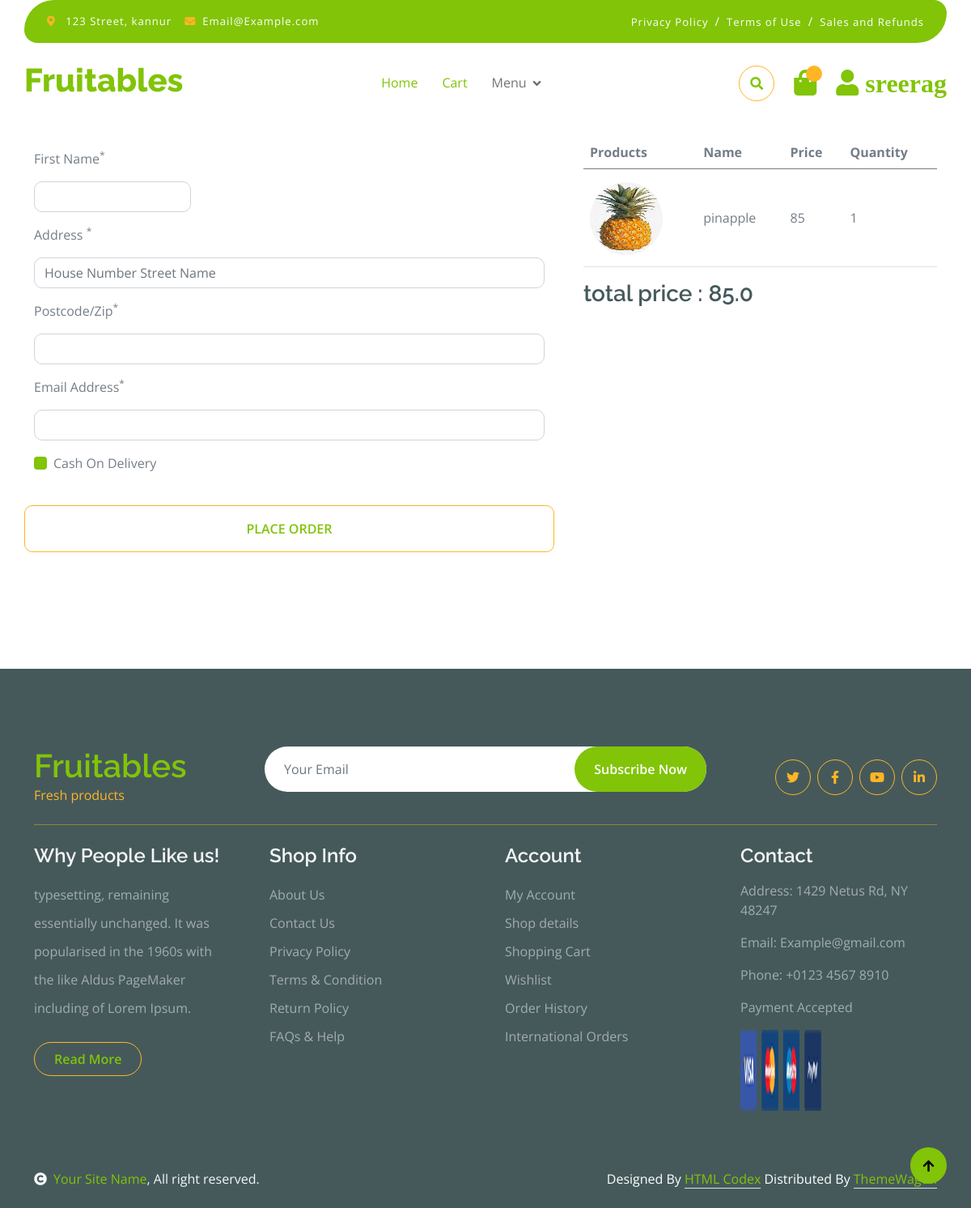
The app's page /cart/checkout/ (signed in) with its own data.
### cart/models.py (models this page shows, shortened)
class Cart(models.Model):
    product = models.ForeignKey(
        Product, on_delete=models.CASCADE, blank=True, null=True)
    user = models.ForeignKey(
        User, on_delete=models.CASCADE, blank=True, null=True)
    qty = models.IntegerField(default=1)
    total = models.IntegerField(blank=True, null=True)
    order_complted=models.BooleanField(default=False)

### app/models.py (models this page shows)
class Product(models.Model):
    name = models.CharField(max_length=50, blank=True, null=True)
    desc = models.TextField(blank=True, null=True)
    price = models.IntegerField(blank=True, null=True)
    image = models.ImageField(
        upload_to='images', default='image not available')
    thumbnails = models.ImageField(upload_to='thumbnail', blank=True)
    categ = models.ForeignKey(
        'category', on_delete=models.CASCADE, blank=True, null=True)
    created = models.DateTimeField(auto_now=True)
    def __str__(self):
        return self.name
    class Meta:
        ordering = ['-created']

### cart/views.py (the view, shortened to what this page needs)
# urls.py: path('checkout/',checkOut,name='checkout'),
def checkOut(request):
    cart = Cart.objects.filter(user=request.user).filter(order_complted=False)
    total_price = 0
    for i in cart:
        total_price = total_price + i.product.price
    razorpay_total_amount = total_price * 100
    total = razorpay_total_amount/100
    if request.method == 'GET':
        context = {
            'cart': cart, 'razorpay_total_amount': razorpay_total_amount, 'total': total}
        return render(request, 'checkout.html', context)

### templates/checkout.html (shortened to what this page needs)
{% extends "index.html" %}
{% block checkout %}
<div class="container-fluid py-5">
    <div class="container py-5">
        <h1 class="mb-4">Billing details</h1>
        <form action="" method='POST'> {% csrf_token %}
            <div class="row g-5">
                <div class="col-md-12 col-lg-3 col-xl-7">
                    <div class="row">
                        <div class="col-md-12 col-lg-4">
                            <div class="form-item w-100">
                                <label class="form-label my-3">First Name<sup>*</sup></label>
                                <input type="text" class="form-control" name="name" required>
                            </div>
                        </div>
                    </div>
                    <div class="form-item">
                        <label class="form-label my-3">Address <sup>*</sup></label>
                        <input type="text" class="form-control" placeholder="House Number Street Name" name="address" required>
                    </div>
                    <div class="form-item">
                        <label class="form-label my-3">Postcode/Zip<sup>*</sup></label>
                        <input type="text" class="form-control" name="pincode">
                    </div>
                    <div class="form-item">
                        <label class="form-label my-3">Email Address<sup>*</sup></label>
                        <input type="email" class="form-control" name="email">
                    </div>
                    <div class="col-12">
                        <div class="form-check text-start my-3">
                            <input type="checkbox" class="form-check-input bg-primary border-0" id="Delivery-1" name="test">
                            <label class="form-check-label" for="Delivery-1">Cash On Delivery</label>
                        </div>
                    </div>
                    <div class="row g-4 text-center align-items-center justify-content-center pt-4">
                        <button type="submit"  class="btn border-secondary py-3 px-4 text-uppercase w-100 text-primary">place Order</button>
                    </div>
                </div>
            </form>
                <div class="col-md-12 col-lg-6 col-xl-5">
                    <div class="table-responsive">
                        <table class="table">
                            <thead>
                                <tr>
                                    <th scope="col">Products</th>
                                    <th scope="col">Name</th>
                                    <th scope="col">Price</th>
                                    <th scope="col">Quantity</th>
                                </tr>
                            </thead>
                            <tbody>
                                {% for i in cart  %}
                                <tr>
                                    <th scope="row">
                                        <div class="d-flex align-items-center mt-2">
                                            <img src="{{i.product.image.url}}"  class="img-fluid rounded-circle" style="width: 90px; height: 90px;" alt="">
                                        </div>
                                    </th>
                                    <td class="py-5">{{i.product}}</td>
                                    <td class="py-5">{{i.product.price}}</td>
                                    <td class="py-5">{{i.qty}}</td>
                                </tr>
                                {% endfor %}
                            </tbody>
                        </table>
                        <div><h3>total price : {{total}}
                        </h3></div>
                    </div>
                </div>
            </div>
    </div>
{% endblock checkout %}

### templates/index.html (shortened to what this page needs)
{% load static %}
<!DOCTYPE html>
<html lang="en">
<head>
  <link rel="stylesheet" href="https://use.fontawesome.com/releases/v5.15.4/css/all.css" />
  <link href="https://cdn.jsdelivr.net/npm/bootstrap-icons@1.4.1/font/bootstrap-icons.css" rel="stylesheet" />
  <link href="{% static 'lib/lightbox/css/lightbox.min.css' %}" rel="stylesheet" />
  <link href="{% static 'lib/owlcarousel/assets/owl.carousel.min.css' %}" rel="stylesheet" />
  <link href="{% static 'css/bootstrap.min.css' %}" rel="stylesheet" />
  <link href="{% static 'css/style.css' %}" rel="stylesheet" />
</head>
<body>
  <div class="container-fluid fixed-top">
    <div class="container topbar bg-primary d-none d-lg-block">
      <div class="d-flex justify-content-between">
        <div class="top-info ps-2">
          <small class="me-3"><i class="fas fa-map-marker-alt me-2 text-secondary"></i>
            <a href="#" class="text-white">123 Street, kannur</a></small>
          <small class="me-3"><i class="fas fa-envelope me-2 text-secondary"></i><a href="#"
              class="text-white">Email@Example.com</a></small>
        </div>
        <div class="top-link pe-2">
          <a href="#" class="text-white"><small class="text-white mx-2">Privacy Policy</small>/</a>
          <a href="#" class="text-white"><small class="text-white mx-2">Terms of Use</small>/</a>
          <a href="#" class="text-white"><small class="text-white ms-2">Sales and Refunds</small></a>
        </div>
      </div>
    </div>
    <div class="container px-0">
      <nav class="navbar navbar-light bg-white navbar-expand-xl">
        <a href="index.html" class="navbar-brand">
          <h1 class="text-primary display-6">Fruitables</h1>
        </a>
        <div class="collapse navbar-collapse bg-white" id="navbarCollapse">
          <div class="navbar-nav mx-auto">
            <a href="{% url 'index' %}" class="nav-item nav-link active">Home</a>
            <a href="{% url 'cart' %}" class="nav-item nav-link active">Cart</a>
            <div class="nav-item dropdown">
              <a href="#" class="nav-link dropdown-toggle" data-bs-toggle="dropdown">Menu</a>
            </div>
          </div>
          <div class="d-flex m-3 me-0">
            <button class="btn-search btn border border-secondary btn-md-square rounded-circle bg-white me-4"
              data-bs-toggle="modal" data-bs-target="#searchModal">
              <i class="fas fa-search text-primary"></i>
            </button>
            <a href="{% url 'cart' %}" class="position-relative me-4 my-auto">
              <i class="fa fa-shopping-bag fa-2x"></i>
              <span
                class="position-absolute bg-secondary rounded-circle d-flex align-items-center justify-content-center text-dark px-1"
                style="top: -5px; left: 15px; height: 20px; min-width: 20px">{{cart_count}}</span>
            </a>
            <a href="{% url 'userdetails' %}" class="my-auto">
              <i class="fas fa-user fa-2x"> {{request.user}}</i>
            </a>
          </div>
        </div>
      </nav>
    </div>
  </div>
   {% block checkout %}
    {% endblock checkout %}
  <div class="container-fluid bg-dark text-white-50 footer pt-5 mt-5">
    <div class="container py-5">
      <div class="pb-4 mb-4" style="border-bottom: 1px solid rgba(226, 175, 24, 0.5)">
        <div class="row g-4">
          <div class="col-lg-3">
            <a href="#">
              <h1 class="text-primary mb-0">Fruitables</h1>
              <p class="text-secondary mb-0">Fresh products</p>
            </a>
          </div>
          <div class="col-lg-6">
            <div class="position-relative mx-auto">
              <input class="form-control border-0 w-100 py-3 px-4 rounded-pill" type="number"
                placeholder="Your Email" />
              <button type="submit"
                class="btn btn-primary border-0 border-secondary py-3 px-4 position-absolute rounded-pill text-white"
                style="top: 0; right: 0">
                Subscribe Now
              </button>
            </div>
          </div>
          <div class="col-lg-3">
            <div class="d-flex justify-content-end pt-3">
              <a class="btn btn-outline-secondary me-2 btn-md-square rounded-circle" href=""><i
                  class="fab fa-twitter"></i></a>
              <a class="btn btn-outline-secondary me-2 btn-md-square rounded-circle" href=""><i
                  class="fab fa-facebook-f"></i></a>
              <a class="btn btn-outline-secondary me-2 btn-md-square rounded-circle" href=""><i
                  class="fab fa-youtube"></i></a>
              <a class="btn btn-outline-secondary btn-md-square rounded-circle" href=""><i
                  class="fab fa-linkedin-in"></i></a>
            </div>
          </div>
        </div>
      </div>
      <div class="row g-5">
        <div class="col-lg-3 col-md-6">
          <div class="footer-item">
            <h4 class="text-light mb-3">Why People Like us!</h4>
            <p class="mb-4">
              typesetting, remaining essentially unchanged. It was popularised
              in the 1960s with the like Aldus PageMaker including of Lorem
              Ipsum.
            </p>
            <a href="" class="btn border-secondary py-2 px-4 rounded-pill text-primary">Read More</a>
          </div>
        </div>
        <div class="col-lg-3 col-md-6">
          <div class="d-flex flex-column text-start footer-item">
            <h4 class="text-light mb-3">Shop Info</h4>
            <a class="btn-link" href="">About Us</a>
            <a class="btn-link" href="">Contact Us</a>
            <a class="btn-link" href="">Privacy Policy</a>
            <a class="btn-link" href="">Terms & Condition</a>
            <a class="btn-link" href="">Return Policy</a>
            <a class="btn-link" href="">FAQs & Help</a>
          </div>
        </div>
        <div class="col-lg-3 col-md-6">
          <div class="d-flex flex-column text-start footer-item">
            <h4 class="text-light mb-3">Account</h4>
            <a class="btn-link" href="">My Account</a>
            <a class="btn-link" href="">Shop details</a>
            <a class="btn-link" href="">Shopping Cart</a>
            <a class="btn-link" href="">Wishlist</a>
            <a class="btn-link" href="">Order History</a>
            <a class="btn-link" href="">International Orders</a>
          </div>
        </div>
        <div class="col-lg-3 col-md-6">
          <div class="footer-item">
            <h4 class="text-light mb-3">Contact</h4>
            <p>Address: 1429 Netus Rd, NY 48247</p>
            <p>Email: Example@gmail.com</p>
            <p>Phone: +0123 4567 8910</p>
            <p>Payment Accepted</p>
            <img src="{% static 'img/payment.png' %}" class="img-fluid" alt="" />
          </div>
        </div>
      </div>
    </div>
  </div>
  <div class="container-fluid copyright bg-dark py-4">
    <div class="container">
      <div class="row">
        <div class="col-md-6 text-center text-md-start mb-3 mb-md-0">
          <span class="text-light"><a href="#"><i class="fas fa-copyright text-light me-2"></i>Your Site
              Name</a>, All right reserved.</span>
        </div>
        <div class="col-md-6 my-auto text-center text-md-end text-white">
          Designed By
          <a class="border-bottom" href="https://htmlcodex.com">HTML Codex</a>
          Distributed By
          <a class="border-bottom" href="https://themewagon.com">ThemeWagon</a>
        </div>
      </div>
    </div>
  </div>
  <a href="#" class="btn btn-primary border-3 border-primary rounded-circle back-to-top"><i
      class="fa fa-arrow-up"></i></a>
</body>
</html>

### static/css/style.css (style rules this page uses)
.back-to-top { position: fixed; right: 30px; bottom: 30px; display: flex; width: 45px; height: 45px; align-items: center; justify-content: center; transition: 0.5s; z-index: 99; }
.btn { font-weight: 600; transition: .5s; }
.btn-md-square { width: 44px; height: 44px; }
.btn-square, .btn-sm-square, .btn-md-square, .btn-lg-square { padding: 0; display: flex; align-items: center; justify-content: center; font-weight: normal; }
.btn.border-secondary { transition: 0.5s; }
.fixed-top { transition: 0.5s; background: var(--bs-white); border: 0; }
.topbar { padding: 20px; border-radius: 230px 100px; }
.topbar .top-info { font-size: 15px; line-height: 0; letter-spacing: 1px; display: flex; align-items: center; }
.topbar .top-link { font-size: 15px; line-height: 0; letter-spacing: 1px; display: flex; align-items: center; }
.topbar .top-link a { letter-spacing: 1px; }
.navbar .navbar-nav .nav-link { padding: 10px 15px; font-size: 16px; transition: .5s; }
.navbar { height: 100px; border-bottom: 1px solid rgba(255, 255, 255, .1); }
.navbar .navbar-nav .nav-link:hover, .navbar .navbar-nav .nav-link.active, .fixed-top.bg-white .navbar .navbar-nav .nav-link:hover, .fixed-top.bg-white .navbar .navbar-nav .nav-link.active { color: var(--bs-primary); }
.navbar .dropdown-toggle::after { border: none; content: "\f107"; font-family: "Font Awesome 5 Free"; font-weight: 700; vertical-align: middle; margin-left: 8px; }
.img-fluid { width: 100px; height: 100px; }
.footer .footer-item .btn-link { line-height: 35px; color: rgba(255, 255, 255, .5); transition: 0.5s; }
.footer .footer-item p.mb-4 { line-height: 35px; }

### records on screen
Cart: product.image (picture), product "pinapple", product.price "85", qty "1"

### other values on screen
{{ request.user }} "sreerag"
{{ total }} "85.0"
